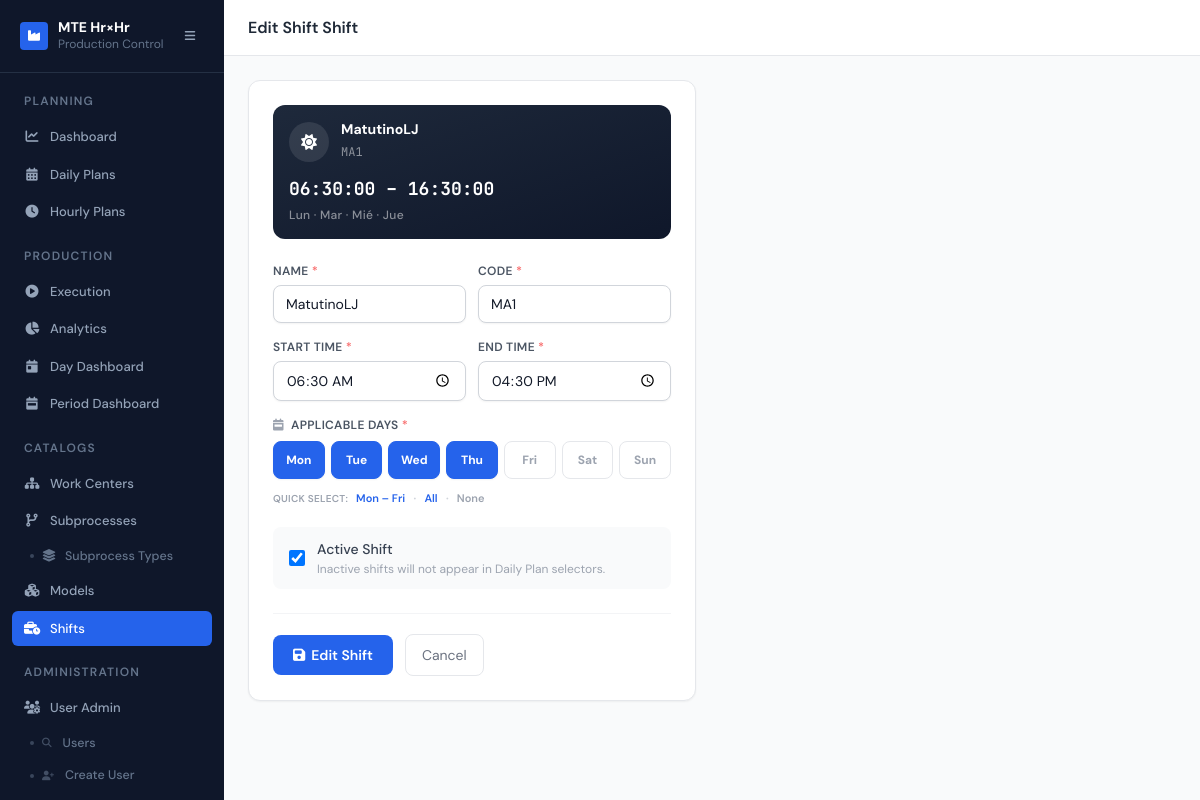
Page /core/shifts/2/edit/ (signed in) on the committed database.
### core/models.py (models this page shows, shortened)
class Shift(models.Model):
    DAYS_OF_WEEK = [
        (0, 'Monday'),   (1, 'Tuesday'),  (2, 'Wednesday'),
        (3, 'Thursday'), (4, 'Friday'),   (5, 'Saturday'),
        (6, 'Sunday'),
    ]
    name       = models.CharField(max_length=100, unique=True)
    code       = models.CharField(max_length=20, unique=True,
                                  help_text="Short identifier, e.g. DAY, AFT, NGT")
    start_time = models.TimeField()
    end_time   = models.TimeField()
    is_active  = models.BooleanField(default=True)
    days_of_week = models.JSONField(
        default=list, blank=True,
        help_text="Días de la semana: 0=Lunes, 1=Martes … 6=Domingo",
    )
    created_at = models.DateTimeField(default=timezone.now)
    updated_at = models.DateTimeField(default=timezone.now)
    class Meta:
        verbose_name        = "Shift"
        verbose_name_plural = "Shifts"
        ordering            = ["start_time", "name"]

### core/views.py (the view)
# urls.py: path("shifts/<int:pk>/edit/",         views.shift_update, name="shift_update"),
@login_required
@admin_engineer_or_supervisor
def shift_update(request, pk):
    shift = get_object_or_404(Shift, pk=pk)
    form  = ShiftForm(request.POST or None, instance=shift)
    if request.method == "POST" and form.is_valid():
        form.save()
        messages.success(request, f"Shift '{shift.name}' updated successfully.")
        return redirect("core:shift_list")
    return render(request, "shifts/shift_form.html",
                  {"form": form, "action": "Edit Shift", "obj": shift})

### core/forms.py (called while the page is built)
    def selected_day_ints(self):
        val = self['days_of_week'].value()
        if not val:
            return set()
        return {int(v) for v in val}

### users/models.py (called while the page is built)
    @property
    def is_admin(self):
        return self.role == self.ROLE_ADMIN

### templates/shifts/shift_form.html (shortened to what this page needs)
{% extends "base.html" %}
{% block page_title %}{{ action }} Shift{% endblock %}
{% block content %}
<div class="max-w-md">
  <div class="bg-white rounded-xl border border-gray-200 shadow-sm p-6">
    <div class="mb-6 p-4 rounded-xl bg-gradient-to-br from-slate-800 to-slate-900 text-white" id="shift-preview">
      <div class="flex items-center gap-3 mb-3">
        <div class="w-10 h-10 rounded-full bg-white/10 flex items-center justify-center" id="preview-icon">
        </div>
        <div>
          <p class="font-bold text-sm leading-tight" id="preview-name">Shift Name</p>
          <span class="mono text-xs text-white/50" id="preview-code">CODE</span>
        </div>
      </div>
      <div class="mono text-lg font-bold" id="preview-time">--:-- – --:--</div>
      <div class="text-xs text-white/50 mt-1 font-medium tracking-wide" id="preview-days">
      </div>
    </div>
    <form method="post" novalidate>
      <div class="space-y-4">
        <div class="grid grid-cols-2 gap-3">
          <div>
            <label class="block text-xs font-semibold text-gray-600 mb-1.5 uppercase tracking-wide">
              Name <span class="text-red-400">*</span>
            </label>
            {{ form.name }}
          </div>
          <div>
            <label class="block text-xs font-semibold text-gray-600 mb-1.5 uppercase tracking-wide">
              Code <span class="text-red-400">*</span>
            </label>
            {{ form.code }}
          </div>
        </div>
        <div class="grid grid-cols-2 gap-3">
          <div>
            <label class="block text-xs font-semibold text-gray-600 mb-1.5 uppercase tracking-wide">
              Start Time <span class="text-red-400">*</span>
            </label>
            {{ form.start_time }}
          </div>
          <div>
            <label class="block text-xs font-semibold text-gray-600 mb-1.5 uppercase tracking-wide">
              End Time <span class="text-red-400">*</span>
            </label>
            {{ form.end_time }}
          </div>
        </div>
        <div>
          <label class="block text-xs font-semibold text-gray-600 mb-2 uppercase tracking-wide">
            <i class="fas fa-calendar-week mr-1 text-gray-400"></i>
            Applicable Days <span class="text-red-400">*</span>
          </label>
          {% with selected=form.selected_day_ints %}
          <div class="grid grid-cols-7 gap-1.5" id="days-grid">
            {% for val, label in form.days_of_week.field.choices %}
            <label class="cursor-pointer select-none" title="{{ label }}">
              <span class="flex flex-col items-center justify-center
                           w-full py-2.5 rounded-lg border text-xs font-bold
                           transition-all duration-150 cursor-pointer
                           border-gray-200 text-gray-400 bg-white
                           hover:border-blue-400 hover:text-blue-500
                           {% if val >= 5 %}
                             peer-checked:bg-violet-600 peer-checked:text-white
                             peer-checked:border-violet-600 peer-checked:shadow-sm
                             hover:border-violet-400
                           {% else %}
                             peer-checked:bg-blue-600 peer-checked:text-white
                             peer-checked:border-blue-600 peer-checked:shadow-sm
                           {% endif %}">
                {{ label|slice:":3" }}
              </span>
            </label>
            {% endfor %}
          </div>
          {% endwith %}
          <div class="flex items-center gap-2 mt-2">
            <span class="text-[10px] text-gray-400 font-semibold uppercase tracking-wide">Quick select:</span>
            <button type="button" onclick="selectDays([0,1,2,3,4])"
                    class="text-[11px] text-blue-600 hover:text-blue-800 font-semibold hover:underline">
              Mon – Fri
            </button>
            <span class="text-gray-300">·</span>
            <button type="button" onclick="selectDays([0,1,2,3,4,5,6])"
                    class="text-[11px] text-blue-600 hover:text-blue-800 font-semibold hover:underline">
              All
            </button>
            <span class="text-gray-300">·</span>
            <button type="button" onclick="selectDays([])"
                    class="text-[11px] text-gray-400 hover:text-gray-600 font-semibold hover:underline">
              None
            </button>
          </div>
        </div>
        <div class="flex items-center gap-3 bg-gray-50 rounded-lg px-4 py-3">
          {{ form.is_active }}
          <label class="text-sm font-medium text-gray-700 cursor-pointer"
                 for="{{ form.is_active.id_for_label }}">
            Active Shift
            <span class="block text-xs text-gray-400 font-normal mt-0.5">
              Inactive shifts will not appear in Daily Plan selectors.
            </span>
          </label>
        </div>
      </div>
      <div class="flex items-center gap-3 mt-6 pt-5 border-t border-gray-100">
        <button type="submit"
                class="bg-blue-600 hover:bg-blue-700 text-white text-sm font-semibold px-5 py-2.5 rounded-lg transition">
          <i class="fas fa-save mr-1.5"></i>{{ action }}
        </button>
        <a href="{% url 'core:shift_list' %}"
           class="text-sm text-gray-500 hover:text-gray-800 px-4 py-2.5 rounded-lg border border-gray-200 hover:border-gray-300 transition">
          Cancel
        </a>
      </div>
    </form>
  </div>
</div>
{% endblock %}

### templates/base.html (style rules this page uses)
body { font-family: 'DM Sans', sans-serif; }
.mono { font-family: 'JetBrains Mono', monospace; }

### rows in the picture
Shift: name "MatutinoLJ", code "MA1", start_time "06:30:00", end_time "16:30:00", is_active "☑"

### other values in the picture
{{ action }} "Edit Shift"
{{ label|slice:":3" }} "Mon" "Tue" "Wed" "Thu" "Fri" "Sat" "Sun"
